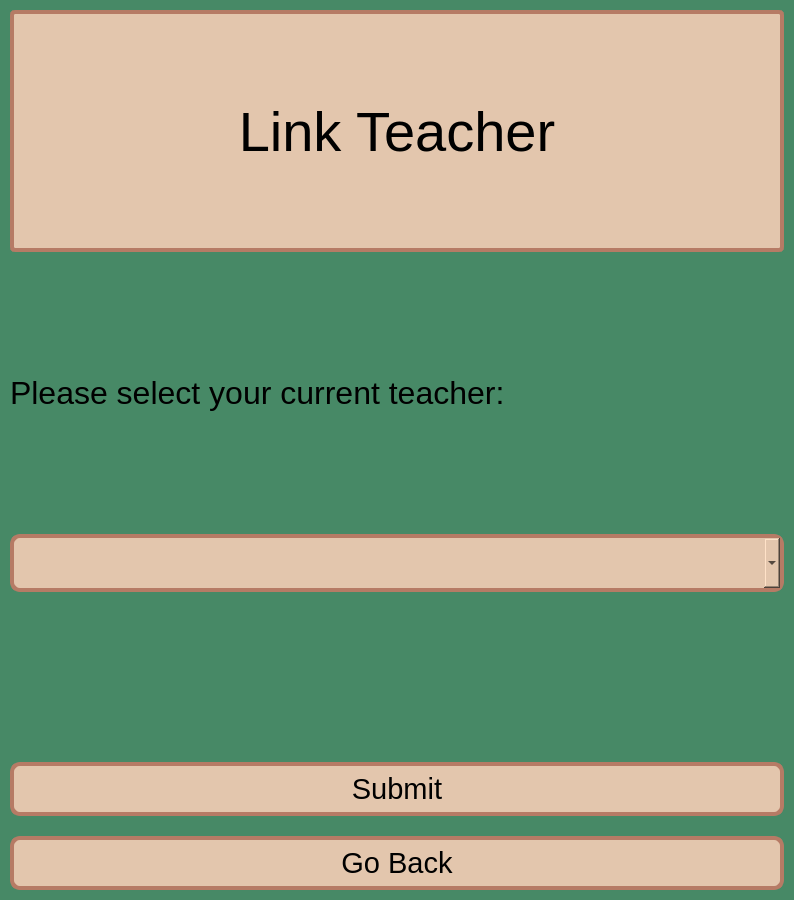
<?xml version="1.0" encoding="UTF-8"?>
<ui version="4.0">
 <class>newUserWindow</class>
 <widget class="QMainWindow" name="newUserWindow">
  <property name="geometry">
   <rect>
    <x>0</x>
    <y>0</y>
    <width>794</width>
    <height>900</height>
   </rect>
  </property>
  <property name="minimumSize">
   <size>
    <width>600</width>
    <height>614</height>
   </size>
  </property>
  <property name="windowTitle">
   <string>Link Teacher</string>
  </property>
  <property name="styleSheet">
   <string notr="true">QWidget {
	background-color: rgb(71, 137, 102);
}

#lblWindowTitle {
	background-color: rgb(227, 198, 173);
	border-width: 4px;
	border-radius: 10px;
	border-style: solid;
	border-color: rgb(182, 123, 101);
	min-width: 10em;
	padding: 6px;
	border-radius: 5px;
}

QLineEdit {
	background-color: rgb(255,255,255);
	border-radius: 5px
}

QPushButton {
	background-color: rgb(227, 198, 173);
	border-style: solid;
	border-width: 4px;
	border-radius: 10px;
	border-color: rgb(182, 123, 101);
	min-width: 10em;
	padding: 6px;
}

QPushButton:Hover {
	background-color: rgb(115, 167, 136);
	border-color: rgb(19, 94, 70);
}

QPushButton:pressed {
	background-color: rgb(125, 179, 147);
	border-color: rgb(19, 94, 70);
}

QComboBox {
	background-color: rgb(227, 198, 173);
	border-style: solid;
	border-width: 4px;
	border-radius: 10px;
	border-color: rgb(182, 123, 101);
	min-width: 10em;
	padding: 6px;
}

</string>
  </property>
  <widget class="QWidget" name="centralwidget">
   <layout class="QVBoxLayout" name="verticalLayout">
    <property name="spacing">
     <number>20</number>
    </property>
    <property name="leftMargin">
     <number>10</number>
    </property>
    <property name="topMargin">
     <number>10</number>
    </property>
    <property name="rightMargin">
     <number>10</number>
    </property>
    <property name="bottomMargin">
     <number>10</number>
    </property>
    <item>
     <widget class="QLabel" name="lblWindowTitle">
      <property name="font">
       <font>
        <family>MS UI Gothic</family>
        <pointsize>42</pointsize>
       </font>
      </property>
      <property name="styleSheet">
       <string notr="true"/>
      </property>
      <property name="text">
       <string>Link Teacher</string>
      </property>
      <property name="scaledContents">
       <bool>false</bool>
      </property>
      <property name="alignment">
       <set>Qt::AlignCenter</set>
      </property>
      <property name="indent">
       <number>-3</number>
      </property>
     </widget>
    </item>
    <item>
     <widget class="QLabel" name="lblTeacher">
      <property name="font">
       <font>
        <family>MS UI Gothic</family>
        <pointsize>24</pointsize>
       </font>
      </property>
      <property name="styleSheet">
       <string notr="true"/>
      </property>
      <property name="text">
       <string>Please select your current teacher:</string>
      </property>
      <property name="scaledContents">
       <bool>false</bool>
      </property>
      <property name="indent">
       <number>-3</number>
      </property>
     </widget>
    </item>
    <item>
     <widget class="QComboBox" name="teacherComboBox">
      <property name="font">
       <font>
        <family>MS UI Gothic</family>
        <pointsize>24</pointsize>
       </font>
      </property>
      <property name="cursor">
       <cursorShape>PointingHandCursor</cursorShape>
      </property>
      <property name="focusPolicy">
       <enum>Qt::NoFocus</enum>
      </property>
      <property name="maxVisibleItems">
       <number>5</number>
      </property>
     </widget>
    </item>
    <item>
     <spacer name="verticalSpacer">
      <property name="orientation">
       <enum>Qt::Vertical</enum>
      </property>
      <property name="sizeType">
       <enum>QSizePolicy::Fixed</enum>
      </property>
      <property name="sizeHint" stdset="0">
       <size>
        <width>100</width>
        <height>150</height>
       </size>
      </property>
     </spacer>
    </item>
    <item>
     <widget class="QPushButton" name="submitButton">
      <property name="font">
       <font>
        <family>MS UI Gothic</family>
        <pointsize>22</pointsize>
       </font>
      </property>
      <property name="cursor">
       <cursorShape>PointingHandCursor</cursorShape>
      </property>
      <property name="styleSheet">
       <string notr="true"/>
      </property>
      <property name="text">
       <string>Submit</string>
      </property>
     </widget>
    </item>
    <item>
     <widget class="QPushButton" name="backButton">
      <property name="font">
       <font>
        <family>MS UI Gothic</family>
        <pointsize>22</pointsize>
       </font>
      </property>
      <property name="cursor">
       <cursorShape>PointingHandCursor</cursorShape>
      </property>
      <property name="text">
       <string>Go Back</string>
      </property>
     </widget>
    </item>
   </layout>
  </widget>
 </widget>
 <resources/>
 <connections/>
</ui>
